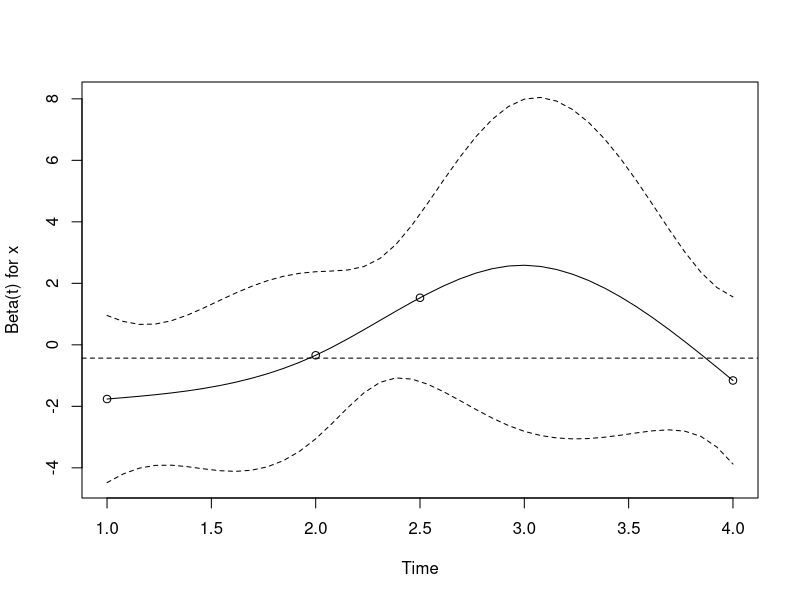

Write R code to recreate this figure.
# Ordinary residual/test route on the already taught untied fixture.
# Source-only R route, without recorded output.
library(survival)
data <- data.frame(time=c(1, 2, 2.5, 3, 4, 5),
                   event=c(1, 1, 1, 0, 1, 0),
                   x=c(-1, 0, 1, -1, 0, 1))
# This full learner route fits its own null model before diagnosing it.
fit <- coxph(Surv(time, event) ~ x, data=data, ties="efron", x=TRUE,
             control=coxph.control(eps=1e-10))
print(coef(fit))
print(residuals(fit, type="schoenfeld"))
diagnostic <- cox.zph(fit, transform="identity", terms=FALSE, global=FALSE)
print(diagnostic$table)
plot(diagnostic)
abline(h=coef(fit)[["x"]], lty=2)
